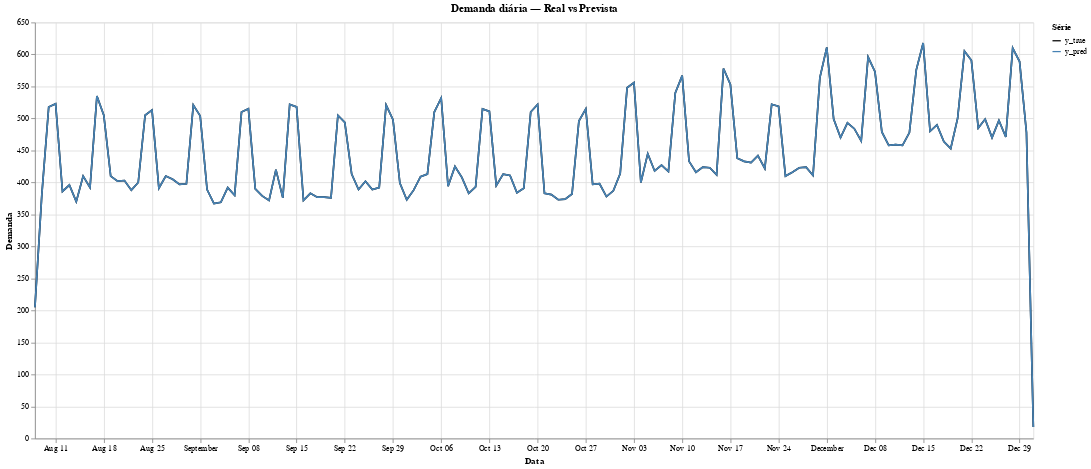

Here is the notebook cell this chart was saved with:
### Code cell
chart

### Figure 1 — Vega-Lite specification as saved in the notebook (floating-point values rounded to 4 significant figures; data arrays with more than 128 entries replaced by an {"elided": "..."} marker saying what was removed)
{"config": {"view": {"continuousWidth": 300, "continuousHeight": 300}}, "data": {"name": "data-4417fb03460b919ae90283fcab86802c"}, "mark": {"type": "line"}, "encoding": {"color": {"field": "tipo", "scale": {"domain": ["y_true", "y_pred"], "range": ["black", "steelblue"]}, "title": "Série", "type": "nominal"}, "tooltip": [{"field": "data", "type": "temporal"}, {"field": "tipo", "type": "nominal"}, {"field": "valor", "type": "quantitative"}], "x": {"field": "datetime", "title": "Data", "type": "temporal"}, "y": {"field": "valor", "title": "Demanda", "type": "quantitative"}}, "height": 500, "title": "Demanda diária — Real vs Prevista", "width": 1200, "$schema": "https://vega.github.io/schema/vega-lite/v6.1.0.json", "datasets": {"data-4417fb03460b919ae90283fcab86802c": {"elided": "292 records"}}}
